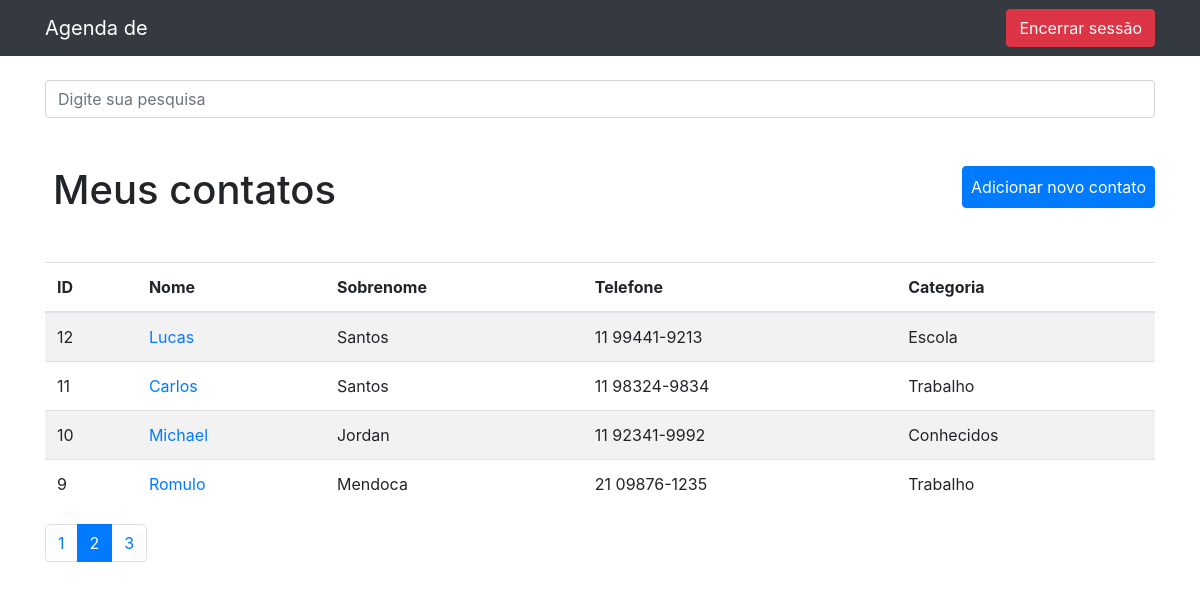
/?p=2&termo= (signed in), run on the app's committed database.
### contatos/models.py (models this page shows, shortened)
class Contato(models.Model):
    nome = models.CharField(max_length=255)
    sobrenome = models.CharField(max_length=255, blank=True)
    telefone = models.CharField(max_length=255)
    email = models.CharField(max_length=255, blank=True)
    data_criacao = models.DateTimeField(default=timezone.now)
    descricao = models.TextField(blank=True)
    categoria = models.ForeignKey(Categoria, on_delete=models.DO_NOTHING)
    mostrar = models.BooleanField(default=True)
    foto = models.ImageField(blank=True, upload_to = 'fotos/%Y/%m/')

class Categoria(models.Model):
    nome = models.CharField(max_length=255)
    def __str__(self):
        return self.nome

### contatos/views.py (the view)
# urls.py: path('', views.index, name='index'),
@login_required(redirect_field_name='login')
def index(request):
    contatos = Contato.objects.order_by('-id').filter(mostrar=True)
    paginator = Paginator(contatos, CONTATOS_POR_PAGINA)
    page = request.GET.get('p')
    contatos = paginator.get_page(page)
    return render(request, 'contatos/index.html', {
        'contatos': contatos
    })

### contatos/templates/contatos/index.html
{% extends 'base.html' %}
{%block 'conteudo'%}
<br>
<form method="get" action="{% url 'busca' %}">
    <div class="form-group row">
    <div class="col-12">
        <input class="form-control"
            type="search" value="{{ request.GET.termo }}"
            id="search-input"
            placeholder="Digite sua pesquisa"
            name="termo">
    </div>
    </div>
</form>
<div class="mt-5 mb-5">
<h1 class="d-inline p-2">Meus contatos</h1>
<a href="{% url 'dashboard' %}"><button type="button" class="d-inline p-2 btn btn-primary float-right">Adicionar novo contato</button></a>
</div>
<div class="table-responsive">
    <table class="table table-striped">
        <thead>
        <tr>
            <th scope="col">ID</th>
            <th scope="col">Nome</th>
            <th scope="col">Sobrenome</th>
            <th scope="col">Telefone</th>
            <th scope="col">Categoria</th>
        </tr>
        </thead>
        <tbody>
        {% for contato in contatos %}
            <tr>
                <td>{{ contato.id }}</td>
                <td><a href="{% url 'ver_contato' contato.id %}"> {{ contato.nome }}</a></td>
                <td>{{ contato.sobrenome }}</td>
                <td>{{ contato.telefone }}</td>
                <td>{{ contato.categoria }}</td>
            </tr>
        {%endfor%}
        </tbody>
    </table>
</div>
<nav aria-label="Page navigation example">
    <ul class="pagination">
    {% for pagina in contatos.paginator.page_range %}
        {% if contatos.number == pagina %}
            <li class="page-item active"><a class="page-link" href="?p={{ pagina }}&termo={{ request.GET.termo }}">{{ pagina }}</a></li>
        {% else %}
            <li class="page-item"><a class="page-link" href="?p={{ pagina }}&termo={{ request.GET.termo }}">{{ pagina }}</a></li>
        {% endif %}
    {% endfor %}
    </ul>
  </nav>
{%endblock%}

### data on the page
Contato: id "12", nome "Lucas", sobrenome "Santos", telefone "11 99441-9213", categoria "Escola"
Contato: id "11", nome "Carlos", sobrenome "Santos", telefone "11 98324-9834", categoria "Trabalho"
Contato: id "10", nome "Michael", sobrenome "Jordan", telefone "11 92341-9992", categoria "Conhecidos"
Contato: id "9", nome "Romulo", sobrenome "Mendoca", telefone "21 09876-1235", categoria "Trabalho"

### other printed values
{{ pagina }} "1" "3"
{{ pagina }} "2"
